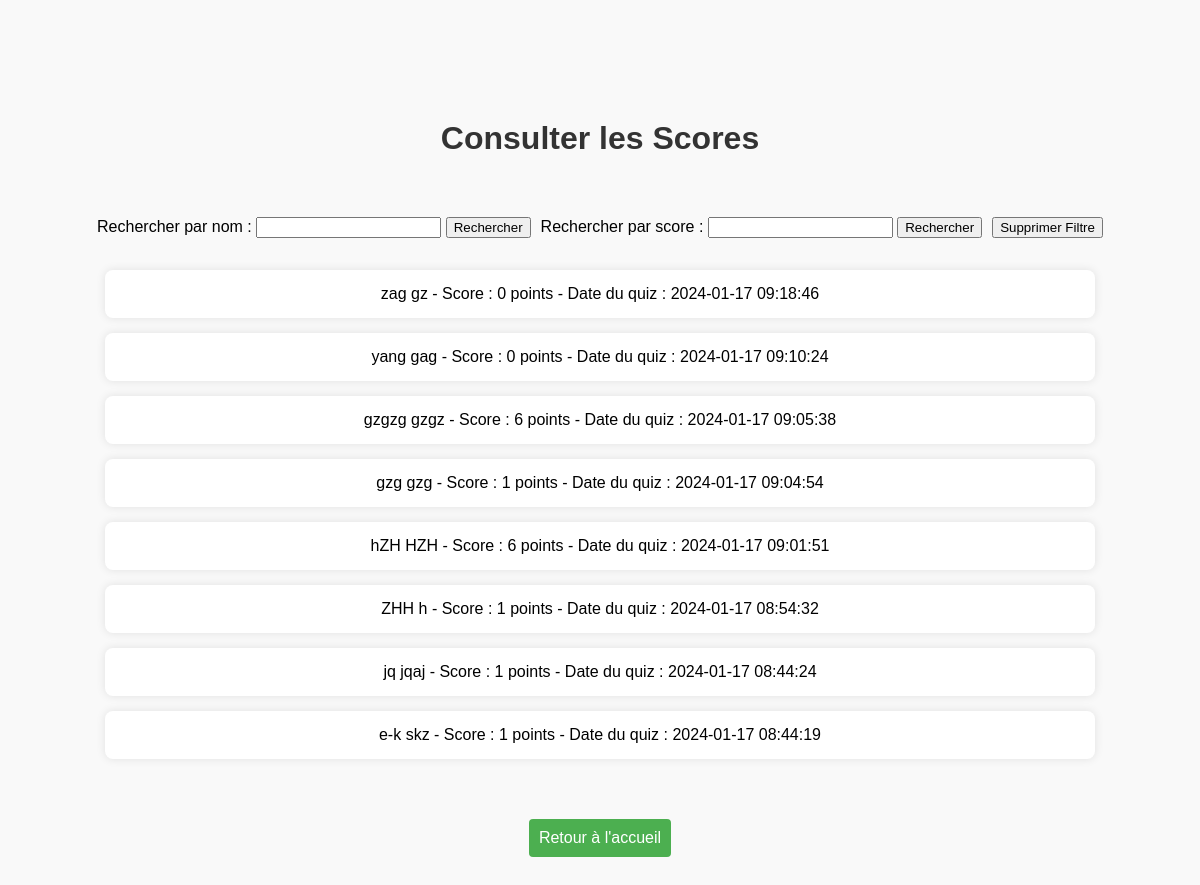
The page /consulter_scores.php on the database as committed earlier.
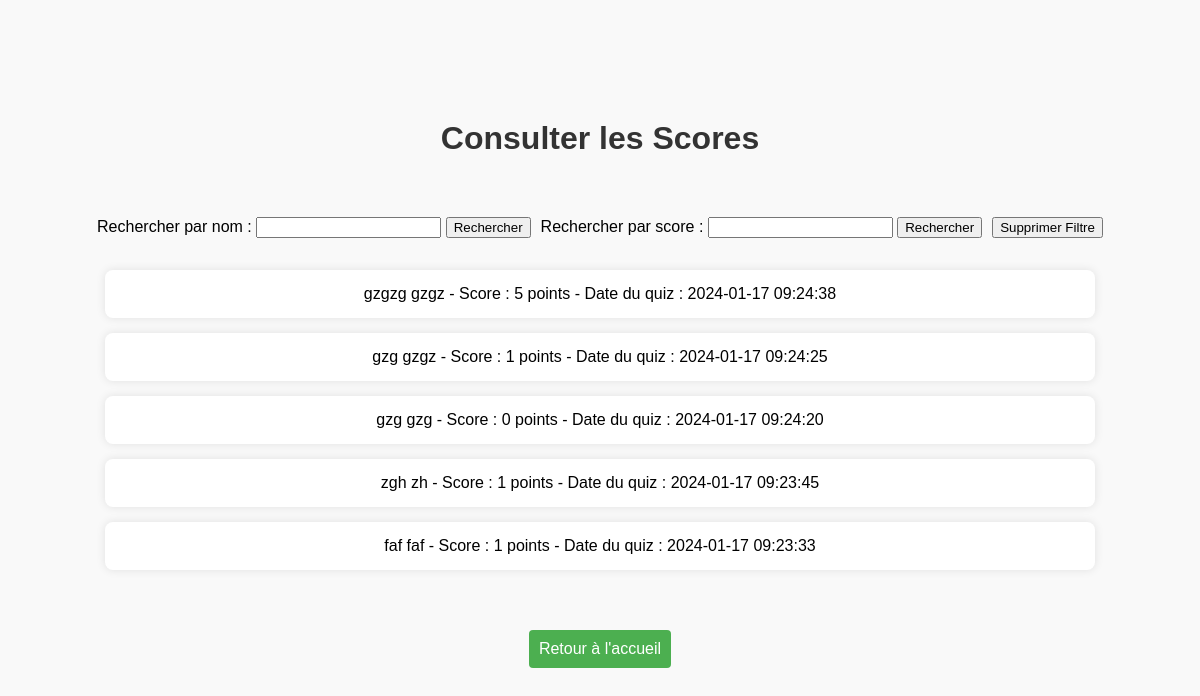
The same page on the database as committed later.
### tables this page shows
CREATE TABLE scores (
        id INTEGER PRIMARY KEY,
        participant_id INTEGER,
        score INTEGER,
        time INTEGER,
        FOREIGN KEY (participant_id) REFERENCES participants(idP));

### consulter_scores.php (the view, shortened to what this page needs)
<!DOCTYPE html>
<html lang="fr">
<head>
    <link rel="stylesheet" type="text/css" href="css/scores.css">
</head>
<body>
    <h1>Consulter les Scores</h1>
    <section>
    <div class="search-form">
        <form method="get">
            <label for="searchByName">Rechercher par nom :</label>
            <input type="text" id="searchByName" name="searchByName">
            <button type="submit" name="submitNameSearch">Rechercher</button>
        </form>
        <form method="get" >
            <label for="searchByScore">Rechercher par score :</label>
            <input type="number" id="searchByScore" name="searchByScore" min="0">
            <button type="submit" name="submitScoreSearch">Rechercher</button>
        </form>
        <button id="clearFilterButton" onclick="clearFilters()">Supprimer Filtre</button>
    </div>
</section>
    <?php
    try {
        $file_db = new PDO('sqlite:contacts.sqlite3');
        $file_db->setAttribute(PDO::ATTR_ERRMODE, PDO::ERRMODE_WARNING);
    $query = "SELECT scores.*, participants.nom, participants.prenom
    FROM scores
    INNER JOIN participants ON scores.participant_id = participants.idP";
$query .= " ORDER BY scores.id DESC";
$stmt = $file_db->prepare($query);
$result = $stmt->execute();
if (!$result) {
echo "Erreur SQL : " . print_r($file_db->errorInfo(), true);
} else {
$scores = $stmt->fetchAll(PDO::FETCH_ASSOC);
if ($scores) {
  echo '<ul>';
  foreach ($scores as $score) {
      echo '<li>'. $score['nom'] .' ' . $score['prenom'] .' - Score : ' . $score['score'] . ' points - Date du quiz : ' . date('Y-m-d H:i:s', $score['time']) . '</li>';
  }
  echo '</ul>';
} else {
  echo '<p>Aucun score disponible.</p>';
}
}
} catch (PDOException $ex) {
echo $ex->getMessage();
}
?>
<button class="button" onclick="window.location.href='index.php'">Retour à l'accueil</button>
</body>
</html>

### css/scores.css (style rules this page uses)
body { font-family: "Arial", sans-serif; background-color: #f9f9f9; margin: 0; padding: 0; height: 100vh; }
h1 { color: #333; text-align: center; margin-bottom: 5%; margin-top: 10%; }
ul { list-style: none; padding: 0; }
li { width: 80%; background-color: #fff; padding: 15px; border-radius: 8px; box-shadow: 0 0 10px rgba(0, 0, 0, 0.1); margin: 15px auto; text-align: center; }
.button { background-color: #4caf50; color: #fff; cursor: pointer; padding: 10px; border: none; border-radius: 4px; font-size: 16px; display: block; margin: 5% auto; text-align: center; }
.search-form { display: flex; align-items: center; justify-content: center; margin-bottom: 2em; }
form { margin: 0; }
.search-form form { margin-right: 10px; }

Rows that differ between the two databases and show on the page:
removed scores: nom "zag", prenom "gz", score "0", time "2024-01-17 09:18:46"
removed scores: nom "yang", prenom "gag", score "0", time "2024-01-17 09:10:24"
removed scores: nom "gzgzg", prenom "gzgz", score "6", time "2024-01-17 09:05:38"
changed scores (number 1 of 5 on the later page): nom "gzg" → "gzgzg"; prenom "gzg" → "gzgz"; score "1" → "5"; time "2024-01-17 09:04:54" → "2024-01-17 09:24:38"
changed scores (number 2 of 5 on the later page): nom "hZH" → "gzg"; prenom "HZH" → "gzgz"; score "6" → "1"; time "2024-01-17 09:01:51" → "2024-01-17 09:24:25"
changed scores (number 3 of 5 on the later page): nom "ZHH" → "gzg"; prenom "h" → "gzg"; score "1" → "0"; time "2024-01-17 08:54:32" → "2024-01-17 09:24:20"
changed scores (number 4 of 5 on the later page): nom "jq" → "zgh"; prenom "jqaj" → "zh"; time "2024-01-17 08:44:24" → "2024-01-17 09:23:45"
changed scores (number 5 of 5 on the later page): nom "e-k" → "faf"; prenom "skz" → "faf"; time "2024-01-17 08:44:19" → "2024-01-17 09:23:33"
